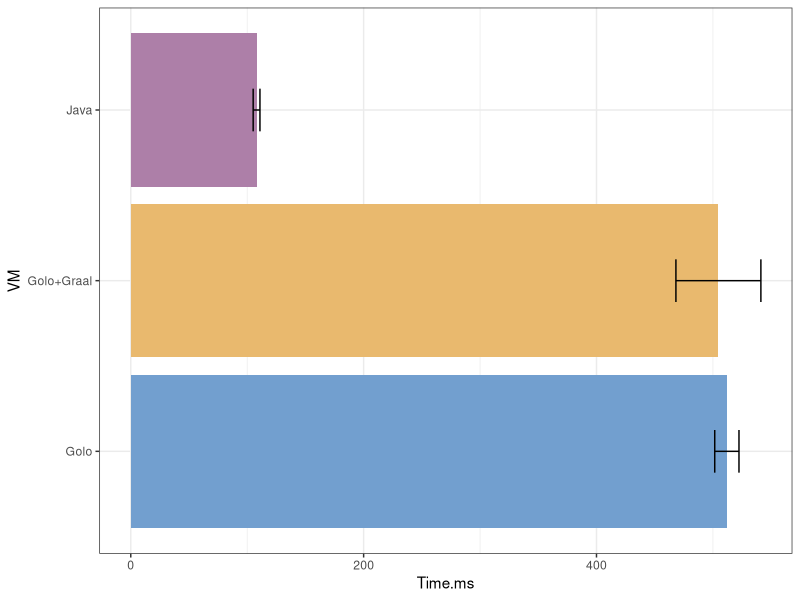

Reproduce this figure in R.
## ---- chunk 1
## Avoid the usual ReBench setup
library(ggplot2)
library(plyr)
times_java_ns <- c(108918, 109289, 108809, 114980, 104198, 107264, 108012, 109215, 104651, 107225, 105856)
times_golo_ns <- c(526187, 506568, 519333, 515142, 511595, 512679, 522535, 488186, 511581, 502145, 515739)
times_truf_ns <- c(559653, 577491, 464769, 482834, 478944, 473505, 495229, 475329, 516813, 509833, 517418)


data <- data.frame(VM = c(rep("Java", 11), rep("Golo", 11), rep("Golo+Graal", 11)), Time.ns = c(times_java_ns, times_golo_ns, times_truf_ns), stringsAsFactors = TRUE)
stats <- ddply(data, ~ VM, summarise, Time.ms = mean(Time.ns) / 1000, sd = sd(Time.ns) / 1000)
col <- c("#729fcf", "#e9b96e", "#ad7fa8")
ggplot(stats, aes(x = VM, y = Time.ms, fill = VM)) +
  geom_bar(stat = "identity") +
  geom_errorbar(aes(ymax = Time.ms + sd, ymin = Time.ms - sd), width=0.25) +
  coord_flip() + theme_bw() + scale_fill_manual(values=col) +
  theme(legend.position="none")
  
  
g <- stats[stats$VM == "Golo",]$Time.ms
j <- stats[stats$VM == "Java",]$Time.ms
t <- stats[stats$VM == "Golo+Graal",]$Time.ms
slowdown_g <- round(g / j, 1)
slowdown_t <- round(t / j, 1)
